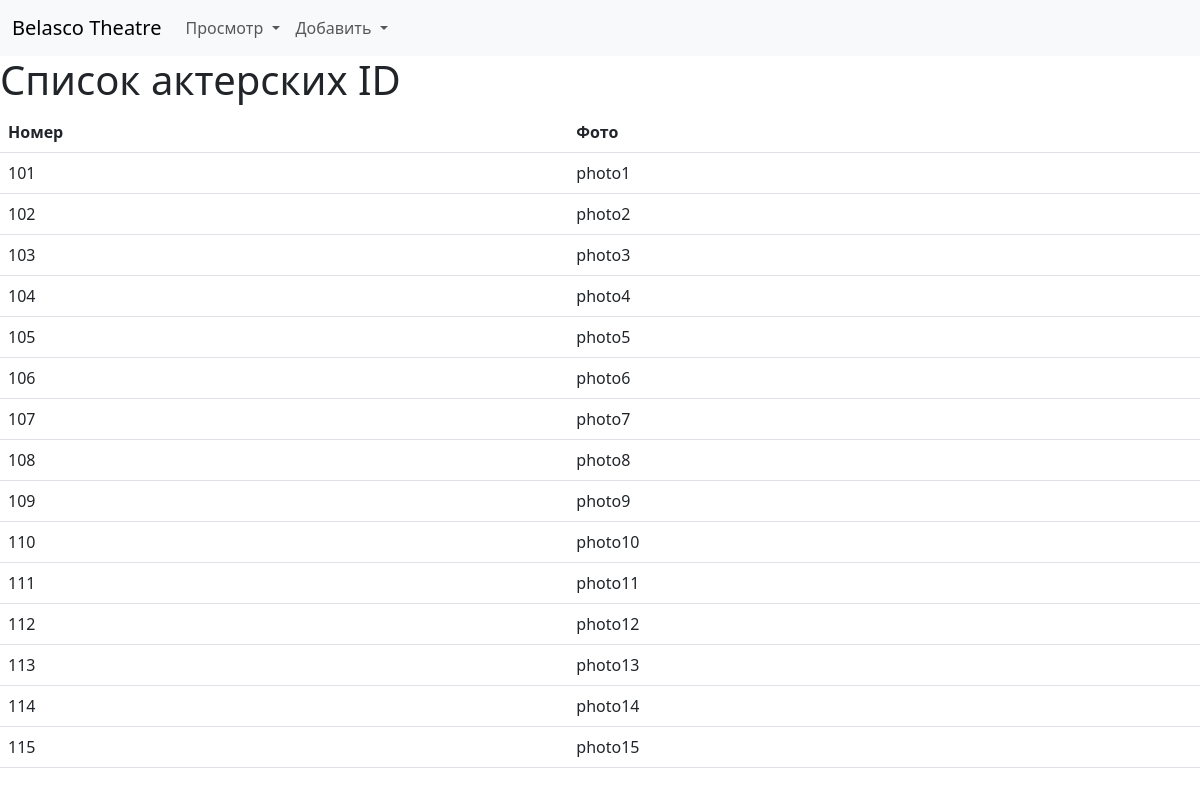
The page /actor_ids/ on the database its author committed.
### core/models.py (models this page shows, shortened)
class ActorId(models.Model):
    number = models.CharField(
        'Номер', max_length=255, unique=True, primary_key=True
    )
    photo = models.CharField('Фото', max_length=255, null=True)
    class Meta:
        verbose_name = 'ID-карта'
        verbose_name_plural = 'ID-карты'
        ordering = ('number',)

### core/views.py (the view)
# urls.py: path('actor_ids/', views.ActorIdList.as_view(), name='actor_ids'),
class ActorIdList(ListView):
    model = models.ActorId
    template_name = 'core/actor_ids.html'
    context_object_name = 'actor_ids'

### core/templates/core/actor_ids.html (shortened to what this page needs)
{% extends 'core/base.html' %}
{% block content %}
    <h1>Список актерских ID</h1>
    <table class="table table-hover">
        <thead>
            <tr>
                <th scope="col">Номер</th>
                <th scope="col">Фото</th>
            </tr>
        </thead>
        <tbody>
            {% for actor_id in actor_ids %}
                <tr>
                    <td>{{ actor_id.number }}</td>
                    <td>{{ actor_id.photo }}</td>
                </tr>
            {% endfor %}
        </tbody>
    </table>
{% endblock %}

### rows shown on the page
ActorId: number "101", photo "photo1"
ActorId: number "102", photo "photo2"
ActorId: number "103", photo "photo3"
ActorId: number "104", photo "photo4"
ActorId: number "105", photo "photo5"
ActorId: number "106", photo "photo6"
ActorId: number "107", photo "photo7"
ActorId: number "108", photo "photo8"
ActorId: number "109", photo "photo9"
ActorId: number "110", photo "photo10"
ActorId: number "111", photo "photo11"
ActorId: number "112", photo "photo12"
ActorId: number "113", photo "photo13"
ActorId: number "114", photo "photo14"
ActorId: number "115", photo "photo15"
